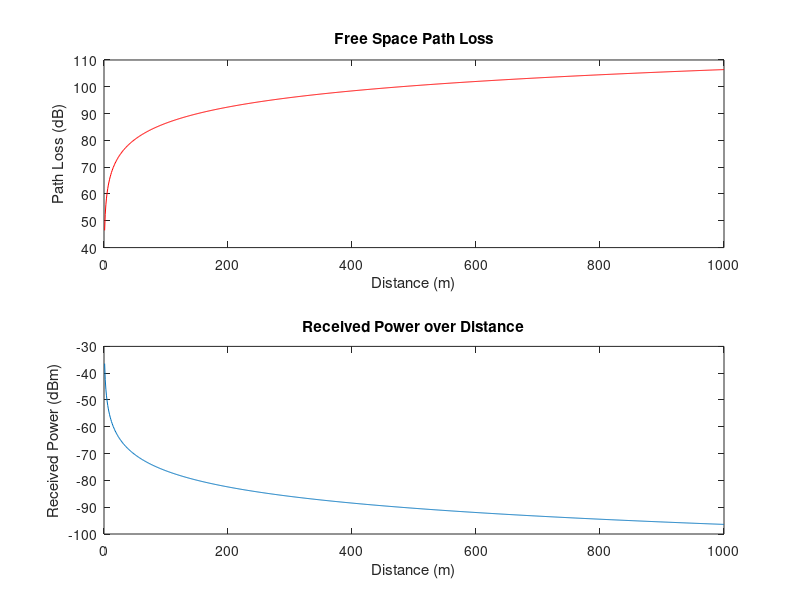

Source code (MATLAB):
clc; clear; close all;

f = input('Enter frequency (MHz): ');
lambda = 300 / f;  % Wavelength in meters
Gt = input('Enter Tx antenna gain (dB): ');
Gr = input('Enter Rx antenna gain (dB): ');
PTx = 1e-3;                     % Transmit power in watts
PTx_dBm = 10 * log10(PTx * 1000);  % Convert to dBm
d = 1:1000;                     % Distance in meters

FSPL = 32.44 + 20*log10(d) + 20*log10(f);  % Free Space Path Loss (dB)
Pr = PTx_dBm + Gt + Gr - FSPL;            % Received Power (dBm)

% Plotting
subplot(2,1,1);
plot(d, FSPL, 'r');
xlabel('Distance (m)'); ylabel('Path Loss (dB)');
title('Free Space Path Loss');

subplot(2,1,2);
plot(d, Pr);
xlabel('Distance (m)'); ylabel('Received Power (dBm)');
title('Received Power over Distance');
